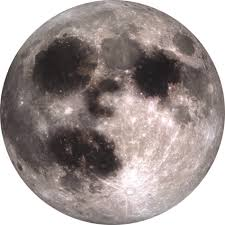
#> input picture test_image.jpeg, 225 x 225 px, given in place of the camera
$ python image.py
#> lines starting #> are read from the running program, lines starting #| are printed output that depends on the picture; after the words box and inside, x2 and y2 are one past the last pixel; in counts of white or black regions, pixels touching at a corner belong together
# -*- coding: utf-8 -*-
"""
Real-time Dark Spot Detection using Laptop Camera
Reverted to original contrast enhancement (equalizeHist) and specific camera index.
"""

import cv2
import numpy as np
import os

def detect_dark_spots(frame):
    """
    Process a single frame to detect dark spots
    """
    # Step 1: Convert to Grayscale
    gray = cv2.cvtColor(frame, cv2.COLOR_BGR2GRAY)

    # Histogram Equalization
    equalized = cv2.equalizeHist(gray)

    # Step 2: Apply Gaussian Blur
    blurred = cv2.GaussianBlur(equalized, (3, 3), 0)

    # Step 3: Apply Thresholding
    _, thresh = cv2.threshold(blurred, 45, 255, cv2.THRESH_BINARY_INV)

    # Step 4: Find Contours and Draw Bounding Boxes
    contours, _ = cv2.findContours(thresh, cv2.RETR_EXTERNAL, cv2.CHAIN_APPROX_SIMPLE)

    output = frame.copy()
    spot_count = 0

    # Draw bounding boxes around detected dark spots

    for cnt in contours:
        if cv2.contourArea(cnt) > 100:
            x, y, w, h = cv2.boundingRect(cnt)
            cv2.rectangle(output, (x, y), (x + w, y + h), (0, 255, 0), 2)
            spot_count += 1

    # Add text overlay showing spot count
    cv2.putText(output, f'Dark Spots: {spot_count}', (10, 30),
                        cv2.FONT_HERSHEY_SIMPLEX, 1, (0, 255, 0), 2)

    return output, thresh, spot_count

# Camera initialization function remains as the simplified direct assignment
def initialize_camera(camera_index=1):
    print(f"Attempting to open camera with index: {camera_index}")

    # Initialize camera with AVFoundation backend for macOS
    cap = cv2.VideoCapture(camera_index, cv2.CAP_AVFOUNDATION)

    # Check if camera opened successfully
    if not cap.isOpened():
        print(f"Error: Could not open camera {camera_index}")
        print("Please ensure the camera is connected and not in use by another application.")
        return None

    # Set camera properties for better compatibility
    cap.set(cv2.CAP_PROP_FRAME_WIDTH, 640)
    cap.set(cv2.CAP_PROP_FRAME_HEIGHT, 480)
    cap.set(cv2.CAP_PROP_FPS, 30)

    # Test if we can actually read frames
    for attempt in range(5):
        ret, test_frame = cap.read()
        if ret and test_frame is not None:
            print(f"Camera {camera_index} test successful!")
            return cap
        print(f"Camera {camera_index} test attempt {attempt + 1}/5...")
        cv2.waitKey(200)

    print(f"Error: Camera {camera_index} opened but cannot read frames")
    cap.release()
    return None

def main():
    """
    Main function to run real-time dark spot detection
    """
    cap = initialize_camera()
#> the loop in initialize_camera, `for attempt in range(5):` made 1 pass
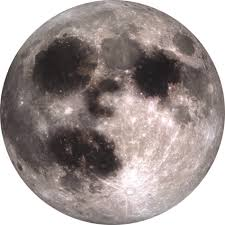
#> input picture test_image.jpeg, 225 x 225 px, given in place of the camera
    save_folder = "saved_frames"
    os.makedirs(save_folder, exist_ok=True)

    if cap is None:
        return

    cap.set(cv2.CAP_PROP_FRAME_WIDTH, 640)
    cap.set(cv2.CAP_PROP_FRAME_HEIGHT, 480)

    print("Camera initialized successfully!")
    print("Press 'q' to quit")
    print("Press 's' to save current frame")
    print("Press 't' to toggle threshold view")

    show_threshold = False
    frame_count = 0

    while True:
        ret, frame = cap.read()
#> frame is the input picture: shape (225, 225, 3); mean B, G, R 149.5, 151.5, 161.6

        if not ret or frame is None:
            print("Warning: Failed to capture frame, retrying...")
            cv2.waitKey(100)
            continue

        processed_frame, threshold_frame, spot_count = detect_dark_spots(frame)
#> in detect_dark_spots, `equalized = cv2.equalizeHist(gray)`:
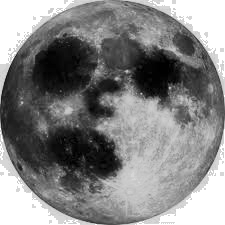
#> equalized: shape (225, 225); min 0, max 255, mean 131.3
#> in detect_dark_spots, `blurred = cv2.GaussianBlur(equalized, (3, 3), 0)`:
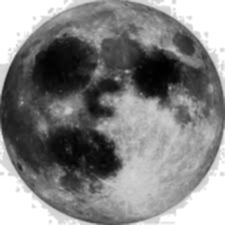
#> blurred: shape (225, 225); min 0, max 255, mean 131.2
#> in detect_dark_spots, `_, thresh = cv2.threshold(blurred, 45, 255, cv2.THRESH_BINARY_INV)`:
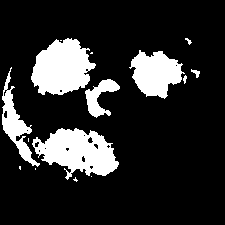
#> thresh: shape (225, 225); 17.2% white; 15 white regions (7 under 20 px)
#> in detect_dark_spots, `contours, _ = cv2.findContours(thresh, cv2.RETR_EXTERNAL, cv2.CHAIN_AP..`: contours = 15 contours, 9 with area under 20; largest, box (x1, y1, x2, y2) and area: (32, 128, 119, 180) 2592, (31, 38, 96, 95) 2464, (129, 50, 185, 99) 1614, (2, 67, 40, 167) 966, (85, 79, 120, 118) 535, (191, 69, 200, 78) 26
#> the loop in detect_dark_spots, `for cnt in contours:` made 15 passes
#> (x, y, w, h) on passes 6, 7, 10, 12, 15: (32, 128, 87, 52), (85, 79, 35, 39), (2, 67, 38, 100), (129, 50, 56, 49), (31, 38, 65, 57)
#> cnt on passes 2, 3, 4, 5, 11, 13: [[91, 176]], [[35, 168], [35, 169]], [[19, 166], [19, 168], [20, 169], [20, 166]], [[28, 138], [28, 141]], [[91, 52], [90, 53], [92, 53], [92, 52]], [[60, 40], [61, 40]]
#> after the loop in detect_dark_spots, `for cnt in contours:`:
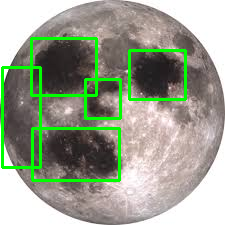
#> output: shape (225, 225, 3); 6.7% of pixels changed, all inside (x1, y1, x2, y2) = (1, 37, 187, 182)
#> after the loop in detect_dark_spots, `for cnt in contours:`: spot_count = 5
#> in detect_dark_spots, `cv2.putText(output, f'Dark Spots: {spot_count}', (10, 30), cv2.FONT_HE..`:
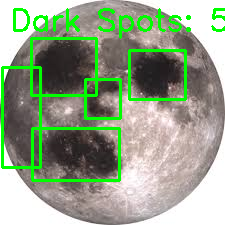
#> output: shape (225, 225, 3); 2.76% of pixels changed, all inside (x1, y1, x2, y2) = (13, 8, 225, 39)
#> spot_count = 5

        if show_threshold:
            display_frame = cv2.cvtColor(threshold_frame, cv2.COLOR_GRAY2BGR)
            cv2.putText(display_frame, 'Threshold View - Press T to toggle',
                       (10, 450), cv2.FONT_HERSHEY_SIMPLEX, 0.6, (255, 255, 255), 1)
        else:
            display_frame = processed_frame
            cv2.putText(display_frame, 'Normal View - Press T for threshold',
                       (10, 450), cv2.FONT_HERSHEY_SIMPLEX, 0.6, (255, 255, 255), 1)

        cv2.imshow('Real-time Dark Spot Detection', display_frame)

        key = cv2.waitKey(1) & 0xFF
#> (key q is pressed here)

        if key == ord('q'):
            print("Quitting...")
            break
        elif key == ord('s'):
            filename = os.path.join(save_folder, f'darkspot_frame_{frame_count}.jpg')
            cv2.imwrite(filename, processed_frame)
            print(f"Frame saved as {filename}")
            frame_count += 1
        elif key == ord('t'):
            show_threshold = not show_threshold
            print(f"Threshold view: {'ON' if show_threshold else 'OFF'}")

    cap.release()
    cv2.destroyAllWindows()
    print("Camera released and windows closed")

if __name__ == "__main__":
    main()
